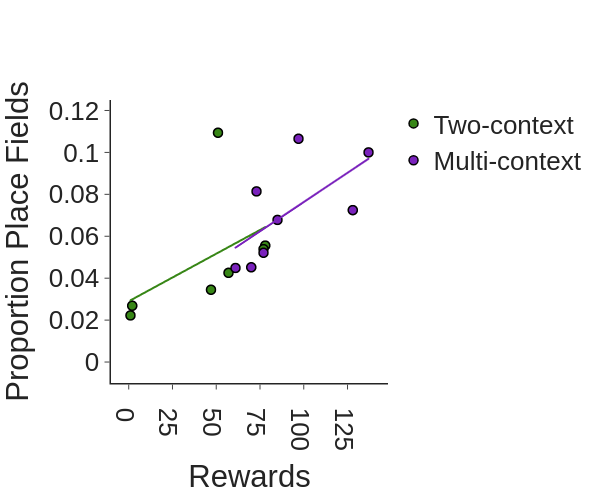

Source (notebook cell):
### Code cell
## Correlate rewards with the proportion of place fiels around the reward location
day = 16
yvar = 'proportion'
ufunc = pearsonr
sub_df = rel_df[rel_df['day'] == day]
sub_df = sub_df[(sub_df['relative_bin'] < 0) & (sub_df['relative_bin'] > -reward_bin_size)]

fig = pf.custom_graph_template(x_title='Rewards', y_title='Proportion Place Fields', width=600)
for group in ['Two-context', 'Multi-context']:
    gdata = sub_df[sub_df['group'] == group]
    fig.add_trace(go.Scattergl(x=gdata['rewards'], y=gdata[yvar], mode='markers', marker_color=ce_colors_dict[group],
                               marker=dict(line=dict(width=1.5, color='black')), marker_size=9, name=group))
    
    ## Linear regression to add line of best fit
    X = gdata['rewards'].values.reshape(-1, 1)
    y = gdata[yvar].values.reshape(-1, 1)
    reg = LinearRegression().fit(X, y)
    x_true = np.linspace(np.min(X), np.max(X), 15).reshape(-1, 1)
    ypred = reg.predict(x_true)
    fig.add_trace(go.Scattergl(x=x_true.flatten(), y=ypred.flatten(), mode='lines', line_color=ce_colors_dict[group],
                               name=group, legendgroup=group, showlegend=False))
fig.update_xaxes(dtick=25)
fig.update_yaxes(range=[-0.01, 0.125])
fig.show()
fig.write_image(pjoin(fig_path, f'corr_rewards_reward_overrep_day{day}.png'))
print(f'Combined: {ufunc(sub_df['rewards'][sub_df['day'] == day], sub_df['proportion'][sub_df['day'] == day])}')
print(f'Two-context: {ufunc(sub_df['rewards'][(sub_df['group'] == 'Two-context') & (sub_df['day'] == day)], sub_df['proportion'][(sub_df['group'] == 'Two-context') & (sub_df['day'] == day)])}')
print(f'Multi-context: {ufunc(sub_df['rewards'][(sub_df['group'] == 'Multi-context') & (sub_df['day'] == day)], sub_df['proportion'][(sub_df['group'] == 'Multi-context') & (sub_df['day'] == day)])}')

### Figure 1 — Plotly figure (JSON) as saved in the notebook; plotly's stock layout.template omitted (floating-point values rounded to 4 significant figures)
{"data": [{"marker": {"color": "#378616", "line": {"color": "black", "width": 1.5}, "size": 9}, "mode": "markers", "name": "Two-context", "type": "scattergl", "x": [78, 77, 51, 1, 2, 47, 57], "y": [0.05556, 0.05385, 0.1094, 0.02222, 0.02685, 0.03448, 0.04255]}, {"legendgroup": "Two-context", "line": {"color": "#378616"}, "mode": "lines", "name": "Two-context", "showlegend": false, "type": "scattergl", "x": [1.0, 6.5, 12.0, 17.5, 23.0, 28.5, 34.0, 39.5, 45.0, 50.5, 56.0, 61.5, 67.0, 72.5, 78.0], "y": [0.02944, 0.03193, 0.03443, 0.03692, 0.03942, 0.04191, 0.04441, 0.0469, 0.0494, 0.05189, 0.05439, 0.05688, 0.05938, 0.06187, 0.06437]}, {"marker": {"color": "#7A22BC", "line": {"color": "black", "width": 1.5}, "size": 9}, "mode": "markers", "name": "Multi-context", "type": "scattergl", "x": [70, 85, 61, 73, 77, 137, 128, 97], "y": [0.0452, 0.0678, 0.04487, 0.0814, 0.05213, 0.1, 0.07246, 0.1065]}, {"legendgroup": "Multi-context", "line": {"color": "#7A22BC"}, "mode": "lines", "name": "Multi-context", "showlegend": false, "type": "scattergl", "x": [61.0, 66.43, 71.86, 77.29, 82.71, 88.14, 93.57, 99.0, 104.4, 109.9, 115.3, 120.7, 126.1, 131.6, 137.0], "y": [0.05456, 0.05759, 0.06061, 0.06364, 0.06667, 0.0697, 0.07273, 0.07576, 0.07879, 0.08182, 0.08485, 0.08788, 0.0909, 0.09393, 0.09696]}], "layout": {"font": {"family": "Arial", "size": 26}, "height": 500, "title": {"x": 0.5, "xanchor": "center", "y": 0.9, "yanchor": "top"}, "width": 600, "xaxis": {"anchor": "y", "domain": [0, 1], "dtick": 25, "linewidth": 1.5, "title": {"text": "Rewards"}}, "yaxis": {"anchor": "x", "domain": [0, 1], "linewidth": 1.5, "range": [-0.01, 0.125], "title": {"text": "Proportion Place Fields"}}}}
